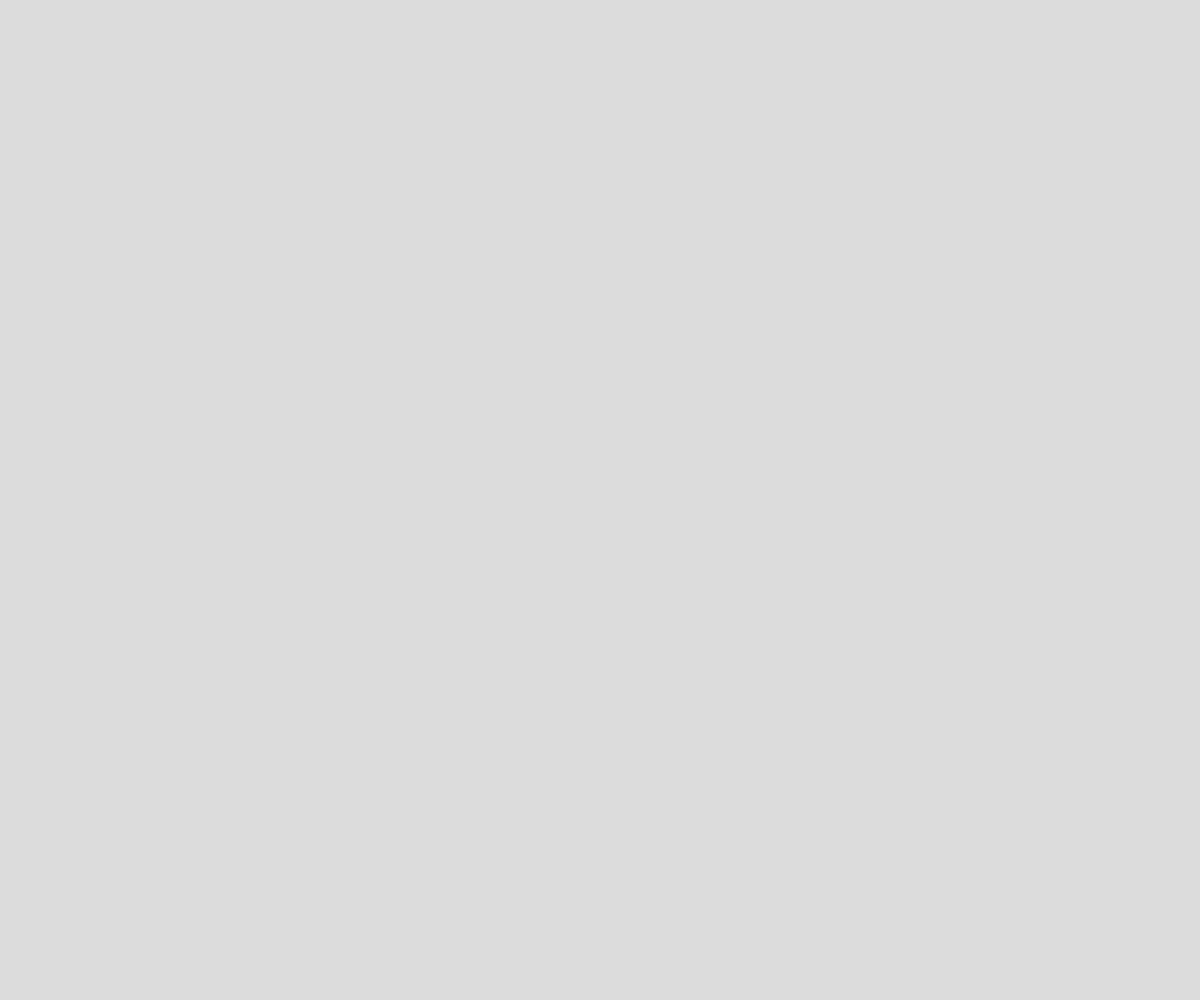
Frame 1 (no input)
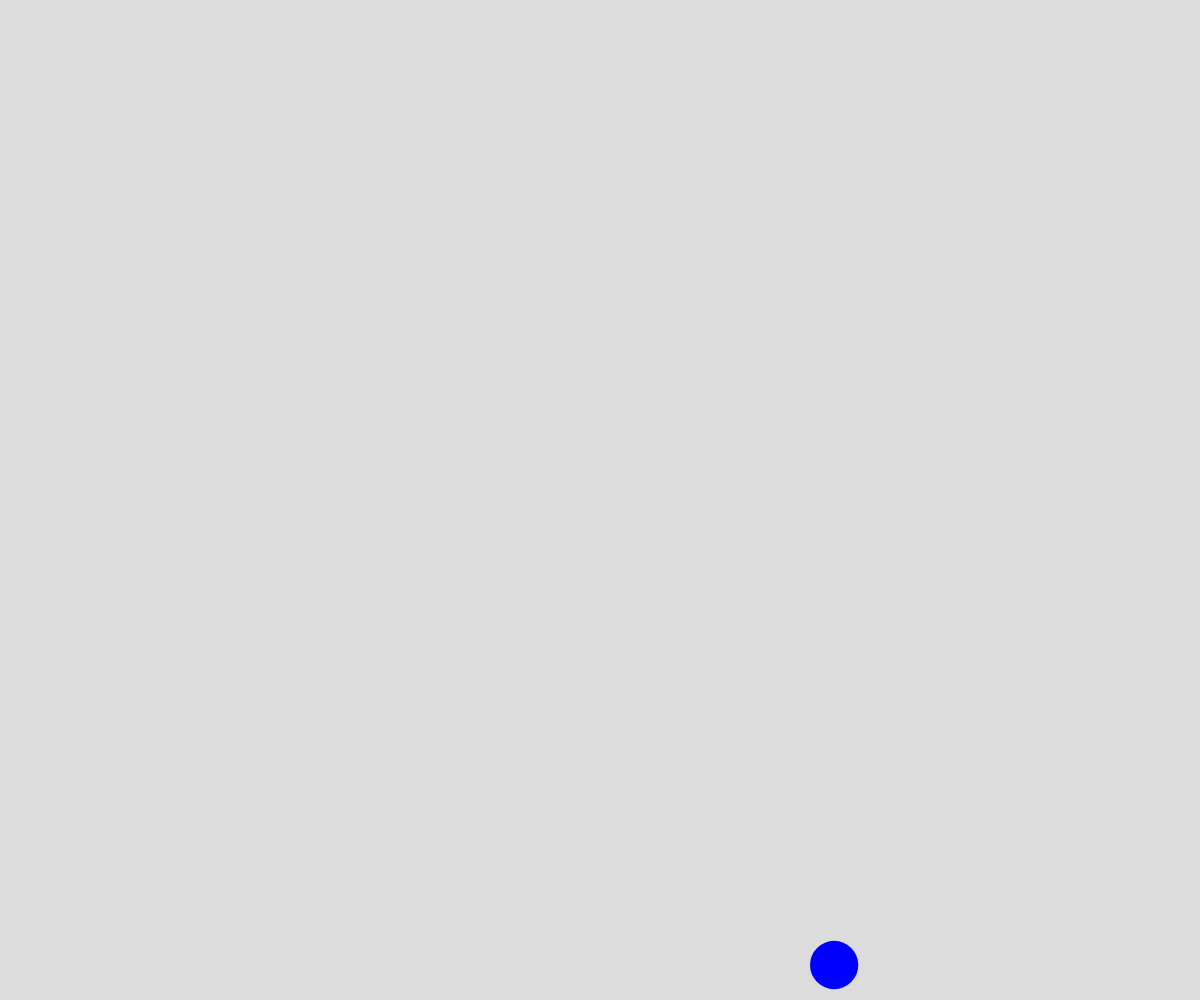
Frame 60 (no input)
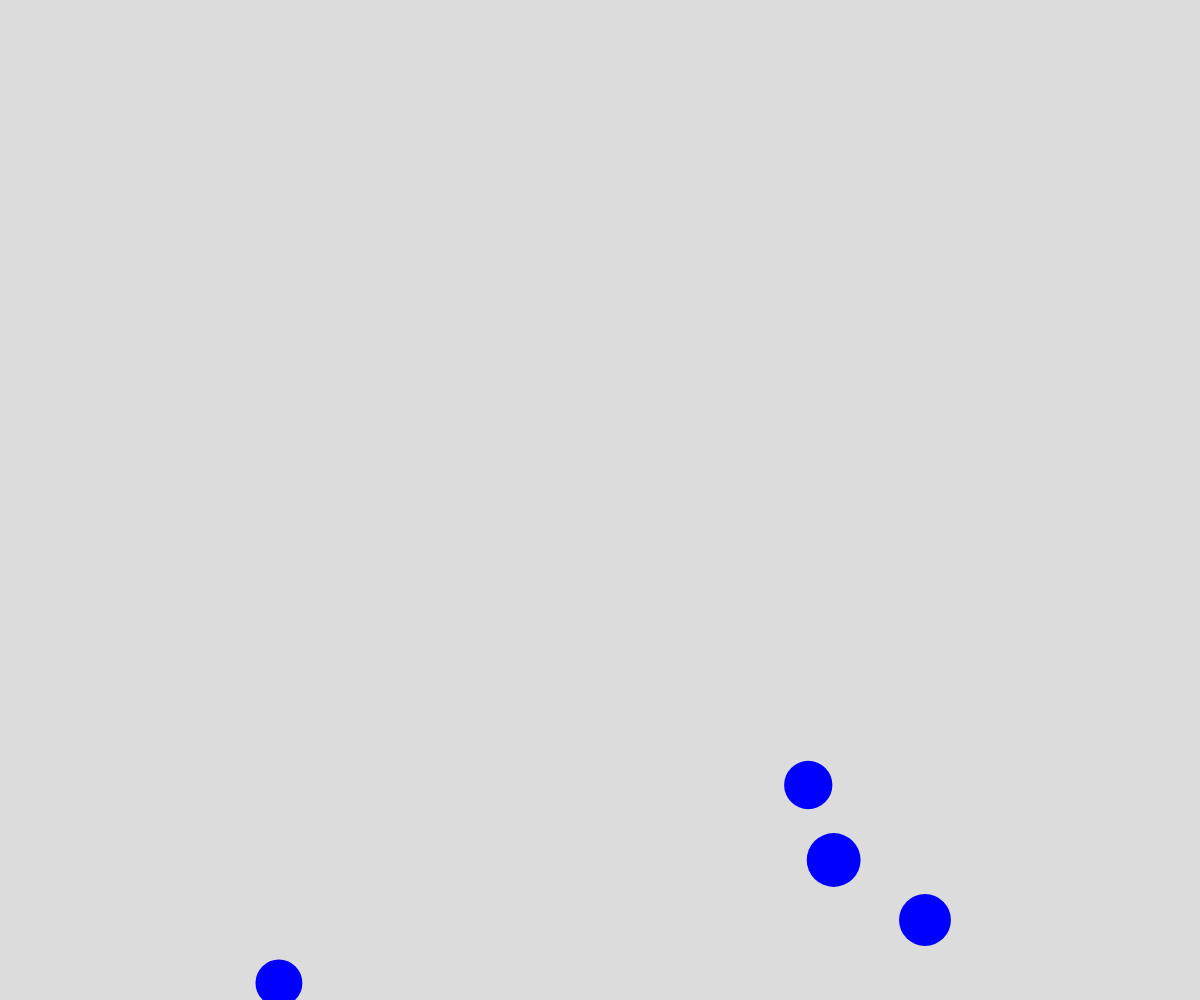
Frame 120 (the mouse pressed at the canvas centre since frame 60)

The p5.js sketch that drew these frames (run headless with seeded random() and noise() and a simulated clock; from frame 60 on, the mouse is pressed at the canvas centre):

// p5.js sketch
// ── sketch.js
// Bubbles oop demo :D
//Corey Klassen
//Feb 4, 2021

let theBubbles  = [];


function setup() {
  createCanvas(windowWidth, windowHeight);
  window.setInterval(spawnBubble, 500); // runs the function every half second
}


function draw() {
  background(220);
  for(let i = theBubbles.length - 1; i >= 0; i --) {
    if (theBubbles[i].pop) {
      theBubbles.splice(i, 1);
    }
    else {
      theBubbles[i].move();
      theBubbles[i].display(); 
    }
    
  }
}

function spawnBubble() {
  let someBubble = new Bubble();
  theBubbles.push(someBubble);
}


class Bubble {
  constructor() {
    this.x = random(width);
    this.y = height + 100;
    this.dx = 0;
    this.dy = -3;
    this.radius = random(20, 40);
    this.theta = 0;
    this.isAlive = true;
    this.death = 0;
    this.waitTime = 1000;
    this.pop = false;
  }
  move() {
    //stop when at top of screen
    if(this.y - this.radius > 0) {
     //basic movement
    this.x += this.dx;
    this.y += this.dy;

    //randomly move left/right
    this.dx = map(noise(this.theta), 0, 1, -5, 5);
    this.theta += 0.02;
    }
    //when it hits the top
    else if (this.isAlive) {
      this.isAlive = false;
      this.death = millis();
    }
    else {
      if (millis() > this.death + this.waitTime) {
        this.pop = true;
      }
    }
  }
  display() {
    if (!this.pop) {
      noStroke()
      fill("blue");
      ellipse(this.x, this.y, this.radius*2, this.radius*2);
    }  
  }
}
